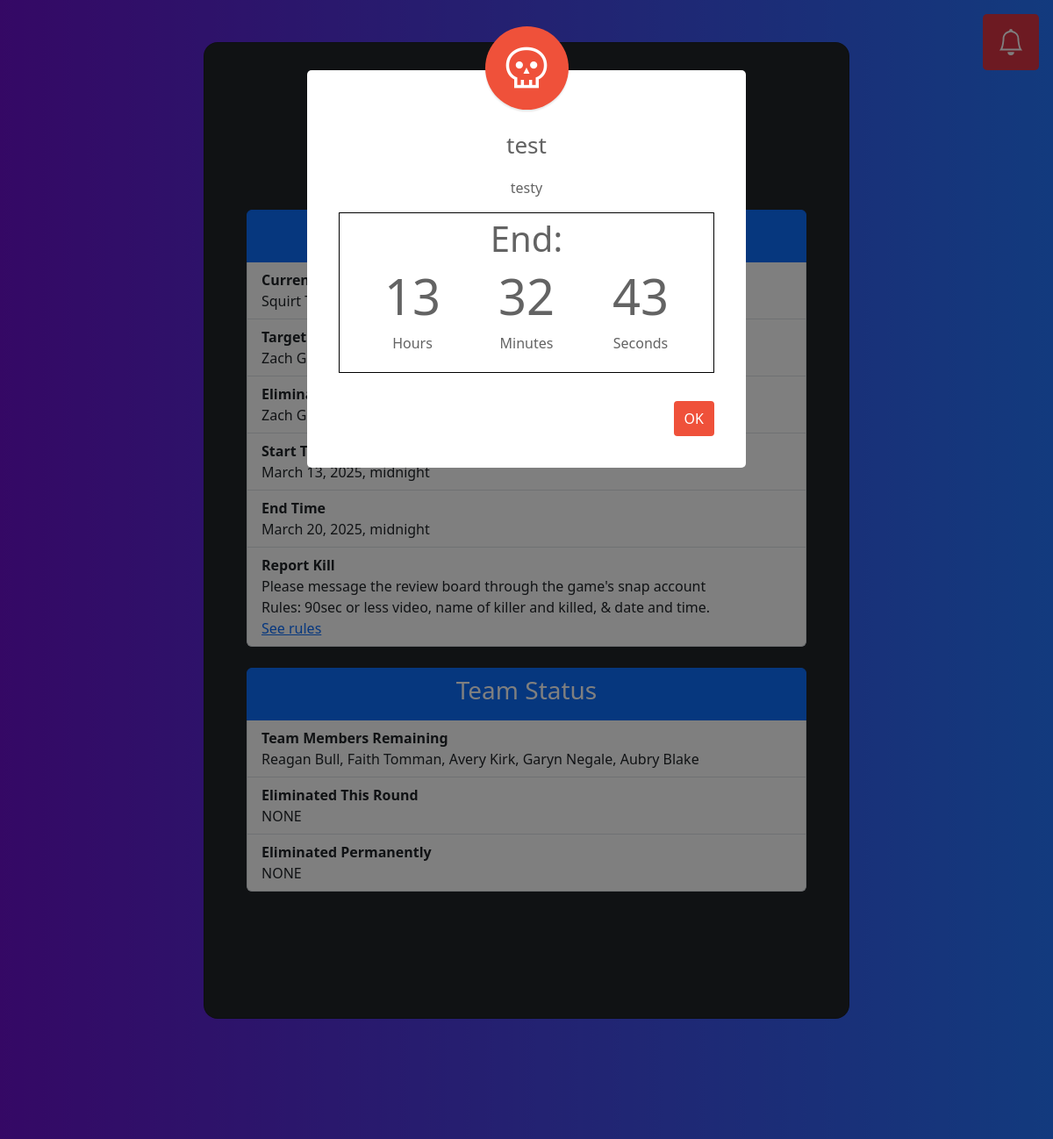
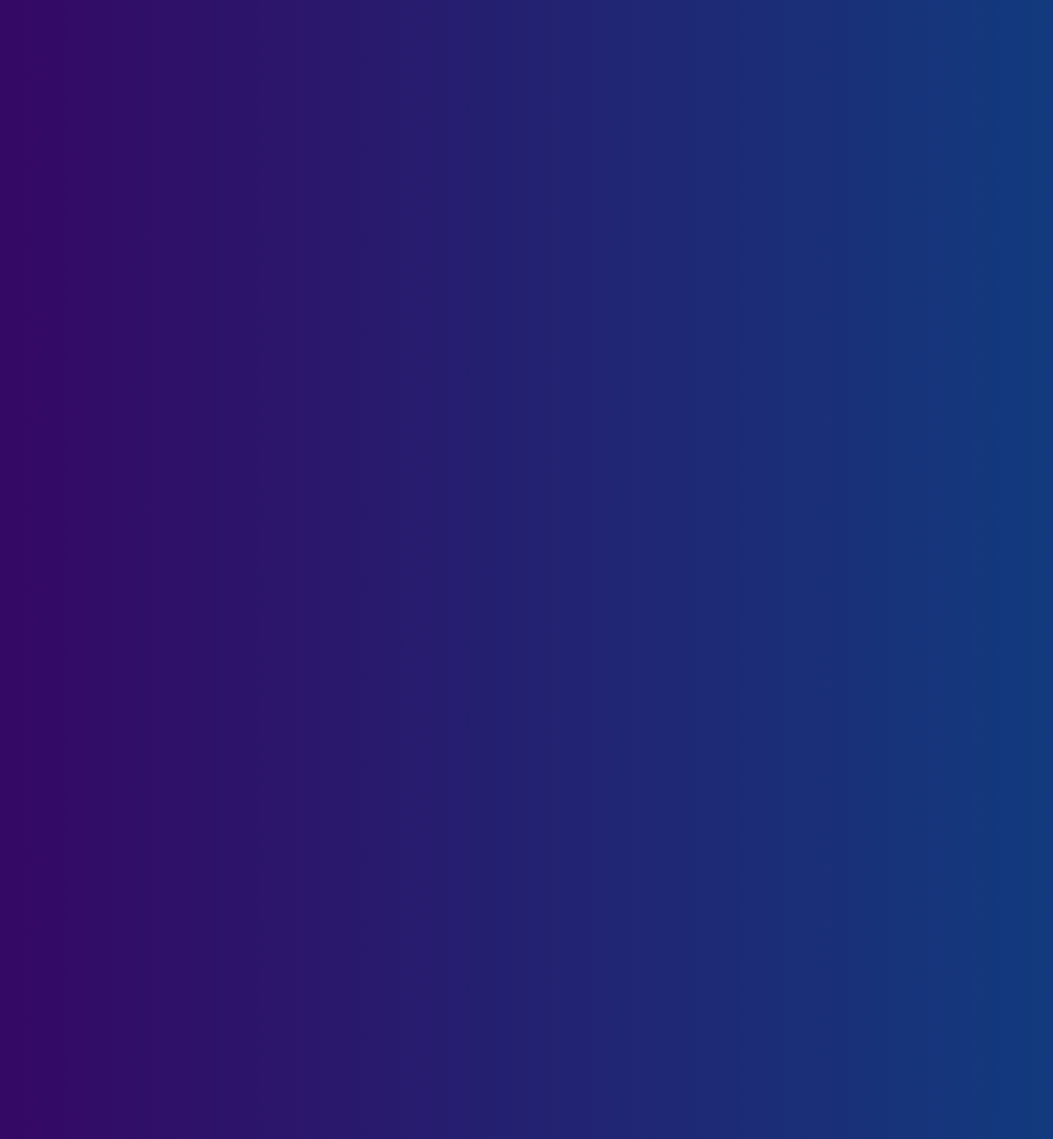
The app's page /home/39G32V88 with its own data (2 pictures, top to bottom).
### assignments/models.py (models this page shows, shortened)
class Team(models.Model):
    id = models.IntegerField(default=0, primary_key=True)
    name = models.CharField(max_length=200)
    eliminated = models.BooleanField(default=False)
    eliminated_date=models.DateField(null=True, blank=True)
    def generate_viewing_code() -> str:
        return ''.join(random.choices(string.ascii_uppercase + string.digits, k=8))
    viewing_code = models.CharField(max_length=8, default=generate_viewing_code, unique=True)

class Participant(models.Model):
    name = models.CharField(max_length=200)
    team = models.ForeignKey(Team, on_delete=models.CASCADE, related_name="participants")
    round_eliminated = models.BooleanField(default=False)
    eliminated_permanently = models.BooleanField(default=False)
    def is_eliminated(self):
        return self.round_eliminated or self.eliminated_permanently

class Round(models.Model):
    index = models.IntegerField(default=0)
    start_date = models.DateTimeField("Date Round Starts")
    end_date = models.DateTimeField("Date Round Ends")
    completed = models.BooleanField(default=False)

class RuleSuspension(models.Model):
    type = models.CharField(max_length=100)
    rules_suspended = models.TextField()
    notification_time = models.DateTimeField()
    start_time = models.DateTimeField()
    end_time = models.DateTimeField()

### assignments/views.py (the view)
# urls.py: 2. Add a URL to urlpatterns:  path('', views.home, name='home')
def home(request, team_code):
	try:
		team = Team.objects.get(viewing_code=team_code)
		current_round = getCurRound()
		current_round_index = current_round.index
	except (KeyError, Team.DoesNotExist):
		return HttpResponseRedirect(reverse("assignments:login"))
	except (AttributeError):
		dneTemplate = loader.get_template("assignments/roundDNE.html")
		nextRound = Round.objects.all().order_by('start_date').first()
		return HttpResponse(dneTemplate.render({'nextRound': nextRound}, request))
	cur_round_targets = Target.objects.filter(round = current_round).filter(prosecuting_team = team)
	if len(cur_round_targets) != 1:
		print(f"Invalid number of targets!! Currently has {cur_round_targets}")
	cur_target = cur_round_targets[0]
	target_participant_objs = Participant.objects.filter(team=cur_target.target_team).filter(eliminated_permanently=False)
	target_participants = convertQueryToNameList(target_participant_objs)
	eliminated_targets = target_participant_objs.filter(round_eliminated=True)
	elimed_targets = convertQueryToNameList(eliminated_targets)
	remainingMembersObjs = Participant.objects.filter(team=team).filter(round_eliminated=False).filter(eliminated_permanently=False)
	remainingMembers = convertQueryToNameList(remainingMembersObjs)
	roundElimedMembersObjs = Participant.objects.filter(team=team).filter(round_eliminated=True).filter(eliminated_permanently=False)
	roundElimedTeam = convertQueryToNameList(roundElimedMembersObjs)
	permElimedObjs = Participant.objects.filter(team=team).filter(eliminated_permanently=True)
	permElimedTeam = convertQueryToNameList(permElimedObjs)
	notifications = list()
	kills = Kill.objects.filter(target=cur_target)
	for kill in kills:
		timedelta = kill.date - timezone.now().date()
		if timedelta.days <= 7:
			notifications.append({
				"header": "New Kill",
				"body": f"{kill.eliminator.name} killed {kill.elimed_participant.name} on {kill.date.strftime('%B %d')}",
				"link": None
			})
	for issue in Issue.objects.filter(closed=False):
		notifications.append({
			"header": "New Vote",
			"body": f"{issue.label}. For: {issue.get_for_votes()}, against: {issue.get_against_votes()}, required to pass: {issue.get_majority()}",
			"link": f"/vote/{team_code}/{issue.id}"
		})
	ruleSuspension = getCurRuleSuspension()
	template = loader.get_template("assignments/home.html")
	context = {
		'team_code': team.viewing_code,
		'team_name': team.name,
		'current_round_index': current_round_index,
		'cur_round_start': current_round.start_date,
		'cur_round_end': current_round.end_date,
		'target_participants': ', '.join(target_participants),
		'elimed_targets':  ', '.join(elimed_targets),
		'target_name': cur_target.target_team.name,
		'notifications': notifications,
		'remaining_members': ', '.join(remainingMembers),
		'roundElimedTeam': ', '.join(roundElimedTeam),
		'permElimedTeam': ', '.join(permElimedTeam),
		'cur_target':cur_target,
		'rule_suspension': ruleSuspension
	}
	return HttpResponse(template.render(context, request))

### assignments/models.py (called while the page is built)
    def get_for_votes(self):
        votes = self.votes.filter(in_favor=True)
        count = 0
        for vote in votes:
            if self.team_vote and not vote.team.eliminated:
                count += 1
                continue
            elif not vote.participant.is_eliminated():
                count += 1
        return count

    def get_against_votes(self):
        votes = self.votes.filter(in_favor=False)
        count = 0
        for vote in votes:
            if self.team_vote and not vote.team.eliminated:
                count += 1
                continue
            if not vote.participant.is_eliminated():
                count += 1
        return count

    def get_majority(self):
        majority = 0
        if self.team_vote:
            majority = math.floor(len(Team.objects.filter(eliminated=False)) / 2)
        else:
            majority = math.floor(len(
                Participant.objects.filter(round_eliminated=False).filter(eliminated_permanently=False)
            ) / 2)
        return majority

### assignments/views.py (called while the page is built)
def getCurRound() -> Round:
	rounds = Round.objects.all()
	for round in rounds:
		if round.start_date <= timezone.now() and round.end_date > timezone.now():
			return round
	return None

def getCurRuleSuspension () -> RuleSuspension:
	ruleSuspensions = RuleSuspension.objects.all()
	print(ruleSuspensions)
	print(timezone.now())
	for r in ruleSuspensions:
		print(r.end_time > timezone.now(), r.end_time, timezone.now())
		if r.notification_time <= timezone.now() and r.end_time > timezone.now():
			return r
	return None

def convertQueryToNameList(query) -> list:
	out = list()
	for p in query:
		out.append(p.name)
	if len(out) == 0:
		out.append("NONE")
	return out

### assignments/templates/assignments/home.html (shortened to what this page needs)
<!DOCTYPE html>
<html>
    <head>
        {% load bootstrap5 %}
        {% bootstrap_css %}
        {% load static %}
    </head>
    <body style="background:black;">
      <section class="h-100 gradient-custom">
        <div class="container py-5 h-100">
          <div class="row d-flex justify-content-center align-items-center h-100">
            <div class="col-20 col-md-16 col-lg-10 col-xl-8">
              <div class="card bg-dark text-white" style="border-radius: 1rem;">
                <div class="card-body p-5 text-center">
                  <div class="mb-md-5 mt-md-4 pb-5">
                    <h2 class="fw-bold mb-2 text-uppercase text-lg-left">Welcome</h2>
                    <p class="text-white-50" style="margin-bottom: 3rem">Team: {{team_name}}</p>
                    <ul class="list-group">
                      <li class="list-group-item active">
                        <h3>Round {{current_round_index}}</h3>
                      </li>
                      <li class="list-group-item d-flex flex-column justify-content-between align-items-start">
                        <div class="fw-bold">Current Target Team</div>
                        {{target_name}}
                      </li>
                      <li class="list-group-item d-flex flex-column justify-content-between align-items-start">
                        <div class="fw-bold">Target Team Members</div>
                        {{target_participants}}
                      </li>
                      <li class="list-group-item d-flex flex-column justify-content-between align-items-start">
                        <div class="fw-bold">Eliminated</div>
                        {{elimed_targets}}
                      </li>
                      <li class="list-group-item d-flex flex-column justify-content-between align-items-start">
                        <div class="fw-bold">Start Time</div>
                        {{cur_round_start}}
                      </li>
                      <li class="list-group-item d-flex flex-column justify-content-between align-items-start">
                        <div class="fw-bold">End Time</div>
                        {{cur_round_end}}
                      </li>
                      <li class="list-group-item d-flex flex-column justify-content-between align-items-start">
                        <div class="fw-bold">Report Kill</div>
                        <div>Please message the review board through the game's snap account</div>
                        <div>Rules: 90sec or less video, name of killer and killed, & date and time.</div>
                        <a
                          href="https://docs.google.com/document/d/1oT0aCWM9ndnWauNS-hPh288OYx0aJeUS5GiKSXL4X8A/"
                          target="_blank"
                        >See rules</a>
                      </li>
                    </ul>
                    <ul class="list-group">
                      <li class="list-group-item active">
                        <h3>Team Status</h3>
                      </li>
                      <li class="list-group-item d-flex flex-column justify-content-between align-items-start">
                        <div class="fw-bold">Team Members Remaining</div>
                        {{remaining_members}}
                      </li>
                      <li class="list-group-item d-flex flex-column justify-content-between align-items-start">
                        <div class="fw-bold">Eliminated This Round</div>
                        {{roundElimedTeam}}
                      </li>
                      <li class="list-group-item d-flex flex-column justify-content-between align-items-start">
                        <div class="fw-bold">Eliminated Permanently</div>
                        {{permElimedTeam}}
                      </li>
                    </ul>
                </div>
              </div>
            </div>
          </div>
        </div>
      </section>
      <button
        class="notification-btn"
        id="notification_btn_id"
      >
      </button>
      <div id="purgeModel" class="modal hide fade " tabindex="-1">
        <div class="modal-dialog modal-confirm modal-md">
          <div class="modal-content d-flex justify-content-center">
            <div class="modal-header">
              <div class="icon-box">
                <i class="material-symbols-outlined">skull</i>
              </div>
              <h4 class="modal-title w-100">{{rule_suspension.type}}</h4>
            </div>
            <div class="modal-body">
              <p class="text-center">{{rule_suspension.rules_suspended}}</p>
              <div id="purge-end-countdown" style="display:none">
                <h1>End:</h1>
                <div id="purge-countdown-child">
                  <div class="col-3">
                    <h3 id="hours2" class="display-4">00</h3>
                    <p>Hours</p>
                  </div>
                  <div class="col-3">
                    <h3 id="minutes2" class="display-4">00</h3>
                    <p>Minutes</p>
                  </div>
                  <div class="col-3">
                    <h3 id="seconds2" class="display-4">00</h3>
                    <p>Seconds</p>
                  </div>
                </div>
              </div>
            </div>
            <div class="modal-footer">
              <button id="model-dismiss" class="btn btn-danger btn-block">OK</button>
            </div>
          </div>
        </div>
      </div>
    </body>
</html>

### assignments/templates/assignments/home.html (style rules this page uses)
.gradient-custom { background: #6a11cb; background: -webkit-linear-gradient(to right, rgba(106, 17, 203, 1), rgba(37, 117, 252, 1)); background: linear-gradient(to right, rgba(106, 17, 203, 1), rgba(37, 117, 252, 1)); min-height: 100vh; }
.notification-btn { position: fixed; right: 1rem; top: 1rem; width:4rem; height:4rem; padding: .5rem 1rem; font-size: 1.25rem; border-radius: .3rem; color: #fff; background-color: #dc3545; border-color: #dc3545; display: inline-block; font-weight: 400; line-height: 1.5; text-align: center; text-decoration: none; vertical-align: middle; user-select: none; border: 1px solid transparent; transition: color .15sease-in-out, background-color .15sease-in-out, border-color .15sease-in-out, box-shadow .15sease-in-out; -webkit-appearance: button; }
.modal-confirm { color: #636363; }
.modal-confirm .modal-content { padding: 20px; border-radius: 5px; border: none; }
.modal-confirm .modal-header { border-bottom: none; position: relative; }
.modal-confirm h4 { text-align: center; font-size: 26px; margin: 30px 0 -15px; }
.modal-confirm .form-control, .modal-confirm .btn { min-height: 40px; border-radius: 3px; }
.modal-confirm .modal-footer { border: none; text-align: center; border-radius: 5px; font-size: 13px; }
.modal-confirm .icon-box { color: #fff; position: absolute; margin: 0 auto; left: 0; right: 0; top: -70px; width: 95px; height: 95px; border-radius: 50%; z-index: 9; background: #ef513a; padding: 15px; text-align: center; box-shadow: 0px 2px 2px rgba(0, 0, 0, 0.1); }
.modal-confirm .icon-box i { font-size: 56px; position: relative; top: 4px; }
.modal-confirm.modal-dialog { margin-top: 80px; }
.modal-confirm .btn { color: #fff; border-radius: 4px; background: #ef513a; text-decoration: none; transition: all 0.4s; line-height: normal; border: none; }
#purge-end-countdown { display: flex; flex-direction: column; align-items: center; justify-content: center; text-align: center; border-style: solid; border-width: 1px; border-color: black; padding:5px; width:100%; }
#purge-countdown-child { display: flex; flex-direction: row; align-items: center; justify-content: space-evenly; width:100%; text-align: center; }

### records on screen
Team: name "Squirt…"
Participant: name "Zach…"
Round: start_date "March 13, 2025, midnight", end_date "March 20, 2025, midnight"
RuleSuspension: type "test", rules_suspended "testy"

### other values on screen
{{ target_participants }} "Zach…"
{{ remaining_members }} "Reagan Bull, Faith Tomman, Avery Kirk, Garyn Negale, Aubry Blake"
{{ roundElimedTeam }} "NONE"
{{ permElimedTeam }} "NONE"
